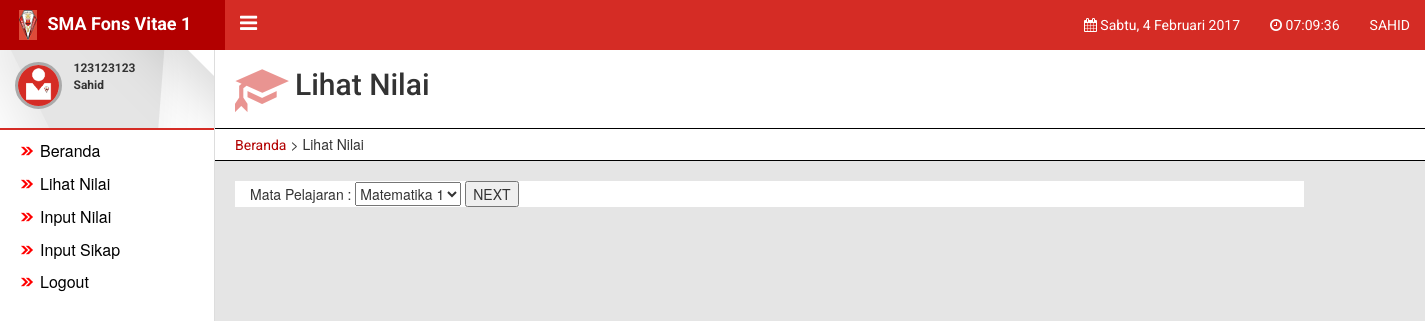
Page /sekolahku_yang_dulu/guru/input.php (signed in) on the committed database.
### tables this page shows
CREATE TABLE `guru` (
  `id_guru` int(11) NOT NULL,
  `nama_guru` varchar(255) NOT NULL,
  `status_sikap` int(11) NOT NULL DEFAULT '0',
  `status_wali` int(11) NOT NULL DEFAULT '0',
  `nip` varchar(255) NOT NULL,
  `password` varchar(255) NOT NULL,
  `id_kelas` int(11) NOT NULL
);

### sekolahku_yang_dulu/guru/input.php (the view, shortened to what this page needs)
<!DOCTYPE html>
<html lang="en">
  <?php
    include '../php/connect.php';
    $id = $_SESSION['id'];
    $query = mysqli_query($conn, "SELECT * FROM guru WHERE id_guru = '$id'");
    $result = mysqli_fetch_array($query);
    $id_guru=$_SESSION['id'];
  ?>
  <head>
    <link href="../css/bootstrap.min.css" rel="stylesheet">
    <link href="../fonts/css/font-awesome.min.css" rel="stylesheet">
    <link href="../css/custom.css" rel="stylesheet">
  </head>
  <body>
    <div class="main-header">
      <div class="row">
        <div class="col-xs-12 col-md-2 header-brand">
          <img src="../img/logo.png">
          <span class="roboto"> SMA Fons Vitae 1 </span>
        </div>
        <div class="col-xs-12 col-md-10">
          <a href="#" id="side-toggle"><i class="fa fa-bars"></i></a>
          <ul class="nav navbar-nav navbar-right">
            <li>
              <a>
                <i class="fa fa-calendar"></i>
              </a>
            </li>
            <li>
              <a>
                <i class="fa fa-clock-o"></i>
                <span id="jam"></span>
              </a>
            </li>
            <li><a><?php echo strtoupper($result['nama_guru']); ?></a></li>
          </ul>
        </div>
      </div>
    </div>
    <div class="utama">
      <div id="main-sidebar">
        <div class="profil">
          <div class="col-xs-3">
            <img src="../img/user.png">
          </div>
          <div class="col-xs-9">
            <p class="tebel roboto"><?php echo $result['nip']; ?></p>
            <p class="tebel roboto"><?php echo $result['nama_guru']; ?></p>
          </div>
        </div>
        <div class="menukiri">
          <ul>
            <a href="index.php"><li>Beranda</li></a>
            <a href="lihat.php"><li>Lihat Nilai</li></a>
            <a href="#"><li>Input Nilai</li></a>
            <a href="sikap.php"><li>Input Sikap</li></a>
            <a href="../php/logout.php"><li>Logout</li></a>
          </ul>
        </div>
      </div>
      <div id="main-content">
        <div class="judulpage">
          <div class="glyphatas"><i class="glyphicon glyphicon-education"></i></div>
          <h2 class="roboto">Lihat Nilai</h2>
        </div>
        <div class="remahroti">
          <p><a class="roboto" href="index.php">Beranda</a> > Lihat Nilai</p>
        </div>
        <div class="col-md-9 maindata">
          <form method="POST" action="input2.php">
              Mata Pelajaran :
              <select name="id_ag">
          <?php
            $query1=mysqli_query($conn, "SELECT * FROM ambil_guru WHERE id_guru='$id_guru'");
            while($data1=mysqli_fetch_array($query1)){
              $id_mapel=$data1['id_mapel'];
              $query2=mysqli_query($conn, "SELECT * FROM mapel WHERE id_mapel='$id_mapel'");
              $data2=mysqli_fetch_array($query2);
          ?>
                <option value="<?php echo $data1['id_ambil_guru'] ?>"><?php echo $data2['nama_mapel'] ?></option>
          <?php
            }
          ?>
              </select>
            <input type="submit" value="NEXT">
        </div>
      </div>
    </div>
  </body>
</html>

### sekolahku_yang_dulu/css/custom.css (style rules this page uses)
.roboto { font-family: 'Roboto', sans-serif; }
html, body { max-width: 100%; overflow-x: hidden; }
.main-header { background-color: #D52C25; position: fixed; left: 0; right: 0; z-index: 999; }
.main-header .row { margin-right: 0px; }
.header-brand { text-align: center; padding: 10px 0; font-size: 18px; font-weight: bold; background-color: #B20000; color: #fff; }
.header-brand img { height: 30px; margin-right: 5px; }
#side-toggle i { color: #fff; font-size: 20px; padding: 13px 0; }
.nav li a { font-family: 'Roboto', sans-serif; }
.navbar-right a, .mobile-nav a { color: #fff; }
.maindata { background-color: #fff; margin-top: 20px; margin-left: 20px; }
.utama { width: 100%; }
#main-sidebar { width: 215px; background-color: #fff; border-right: 1px solid #ddd; position: absolute; top: 0; bottom: 0; left: 0; }
.profil { background: url(../img/bg-sidebar.png) no-repeat; width: 100%; height: 130px; padding-top: 60px; border-bottom: 2px solid #D52C25; margin-bottom: 5px; }
.profil img { border: 3px solid #aaa; border-radius: 50%; width: 47px; margin-top: 2px; }
.tebel { font-weight: bold; }
.profil p { margin: 0 0 0 5px; font-size: 12px; }
.menukiri ul { list-style-image: url(../img/bulletlist.png) ; }
.menukiri ul li { font-size: 16px; color: #000; text-decoration: none; padding: 5px 0px; }
#main-content { width: 100%; background-color: #e5e5e5; position: absolute; top: 0; bottom: 0; left: 215px; }
.glyphatas { color: #D52C25; font-size: 50px; float: left; padding-top: 10px; opacity: 0.5; }
.glyphatas i { margin: 0; }
.judulpage { background-color: #fff; padding-top: 45px; padding-right: 0px; padding-left: 20px; padding-bottom: 83px; border-bottom: 1px solid #000; }
.judulpage h2 { float: left; padding-left: 10px; padding-top: 3px; }
.remahroti { background-color: #fff; padding-left: 20px; padding-top: 5px; padding-bottom: 5px; border-bottom: 1px solid #000; }
.remahroti p { margin: 0; }

### rows in the picture
guru: nama_guru "SAHID", nip "123123123", nama_guru "Sahid"

### other values in the picture
form field id_ag "Matematika 1"
